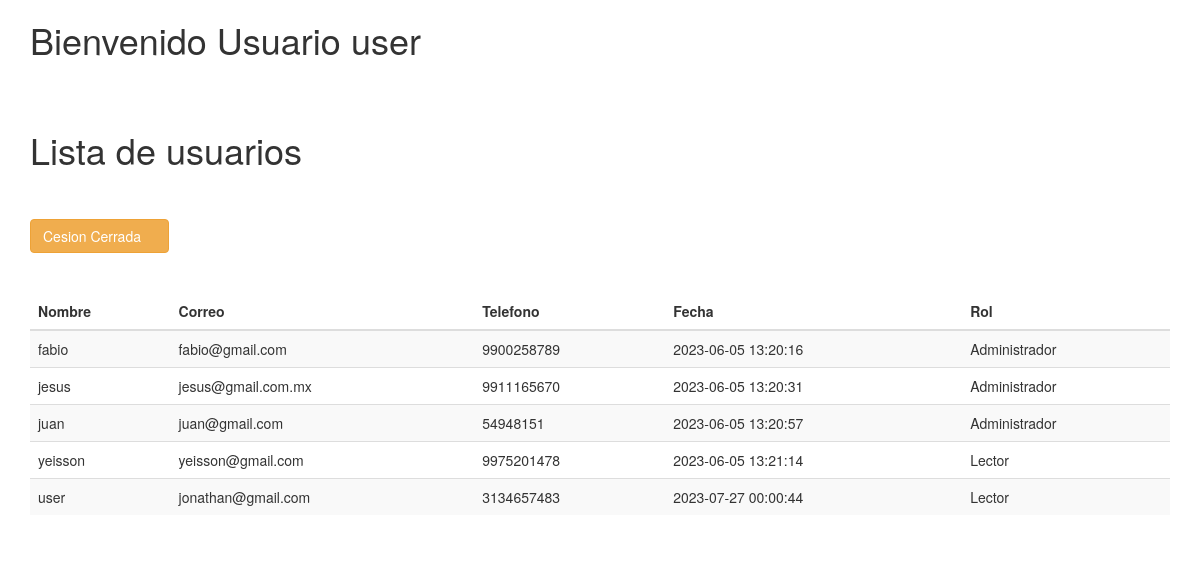
Screenshot of /administrador/View/lector.php (signed in) with the database file from the repository.
### tables this page shows
CREATE TABLE `user` (
  `id` int(11) NOT NULL,
  `nombre` varchar(50) NOT NULL,
  `correo` varchar(50) NOT NULL,
  `telefono` varchar(50) NOT NULL,
  `password` varchar(50) NOT NULL,
  `fecha` timestamp NOT NULL DEFAULT current_timestamp() ON UPDATE current_timestamp(),
  `rol` int(11) NOT NULL
);

CREATE TABLE `permisos` (
  `id` int(11) NOT NULL,
  `rol` varchar(50) NOT NULL
);

### administrador/View/lector.php (the view, shortened to what this page needs)
<?php
require_once ("../../db/conexion.php");
?>
<!DOCTYPE html>
<html lang="en">
<head>
    <link rel="stylesheet" href="../../css/fontawesome-all.min.css">
    <link rel="stylesheet" href="../../css/bootstrap.min.css">
</head>
<div class="container is-fluid">
    <h1>Bienvenido Usuario <?php echo $_SESSION['nombre']; ?></h1>
    <br>
    <br>
    <h1>Lista de usuarios</h1>
    <br>
    <br>
    <div>
        <a class="btn btn-warning" href="../Model/sesion/cerrarSesion.php">Cesion Cerrada
        <i class="fa fa-power-off" aria-hidden="true"></i></a>
    </div>
    <br>
    <br>
    <table class="table table-striped table-dark" id="table_id">
        <thead>
            <tr>
                <th>Nombre</th>
                <th>Correo</th>
                <th>Telefono</th>
                <th>Fecha</th>
                <th>Rol</th>
            </tr>
        </thead>
        <tbody>
            <?php
            $SQL = "SELECT user.id, user.nombre, user.correo, user.password, user.telefono,
            user.fecha, permisos.rol FROM user LEFT JOIN permisos
            ON user.rol = permisos.id";
            $dato = mysqli_query($conexion, $SQL);
            if($dato -> num_rows >=0){
                while($fila=mysqli_fetch_array($dato)){
            ?>
            <tr>
                <td><?php echo $fila['nombre'];   ?></td>
                <td><?php echo $fila['correo'];   ?></td>
                <td><?php echo $fila['telefono']; ?></td>
                <td><?php echo $fila['fecha'];    ?></td>
                <td><?php echo $fila['rol'];      ?></td>
            <?php
            }
            }else{
            ?>
            <tr class="text-center">
                <td colspan="16">No existen registros</td>
            </tr>
            <?php
            }
            ?>
        </tbody>
    </table>
</div>
</html>

### rows the page displays
user: nombre "fabio", correo "fabio@gmail.com", telefono "9900258789", fecha "2023-06-05 13:20:16", rol.rol "Administrador"
user: nombre "jesus", correo "jesus@gmail.com.mx", telefono "9911165670", fecha "2023-06-05 13:20:31", rol.rol "Administrador"
user: nombre "juan", correo "juan@gmail.com", telefono "54948151", fecha "2023-06-05 13:20:57", rol.rol "Administrador"
user: nombre "yeisson", correo "yeisson@gmail.com", telefono "9975201478", fecha "2023-06-05 13:21:14", rol.rol "Lector"
user: nombre "user", correo "jonathan@gmail.com", telefono "3134657483", fecha "2023-07-27 00:00:44", rol.rol "Lector"

### other values shown
$_SESSION['nombre'] "user"
